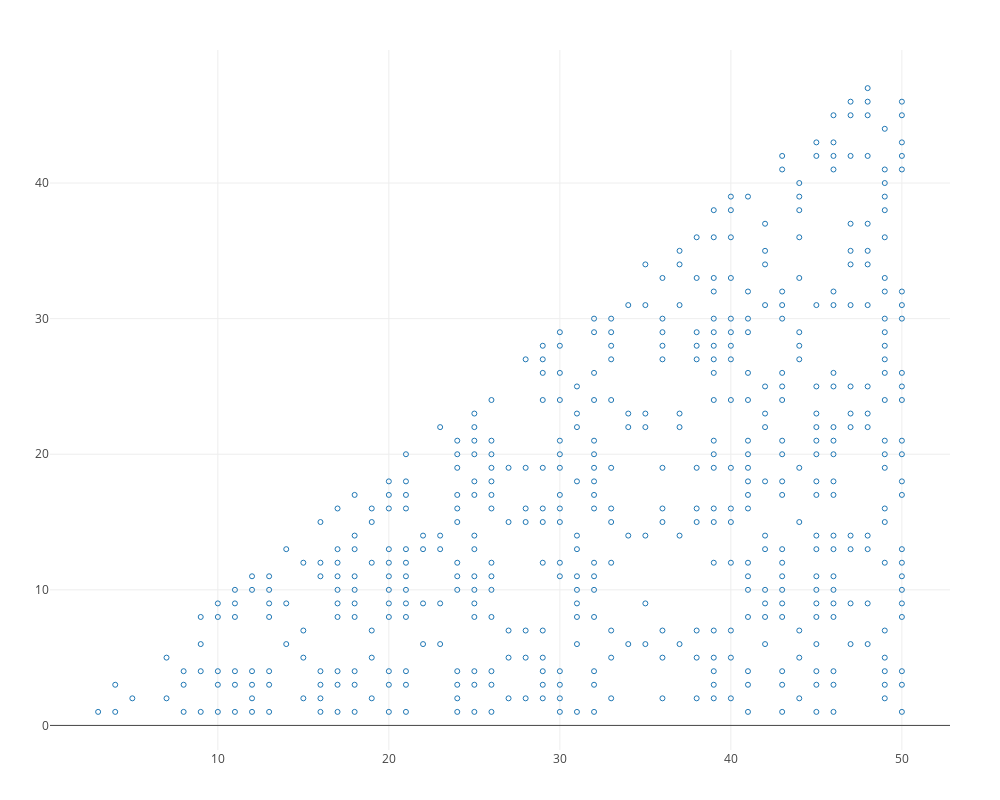

The notebook cell this image was saved under:
### Markdown cell above
## "point cloud" mode

### Code cell
ezplot_pjs(matrix_ordering[:,1:500])

### Figure 1 — Plotly figure (JSON) as saved in the notebook; plotly's stock layout.template omitted (floating-point values rounded to 4 significant figures; data arrays with more than 128 entries replaced by an {"elided": "..."} marker saying what was removed)
{"data": [{"autocolorscale": false, "marker": {"color": "rgb[250,250,250]", "line": {"color": "rgb[250,250,250]"}, "opacity": 1, "size": 5, "symbol": "circle-open"}, "mode": "markers", "type": "scatter", "x": {"elided": "500 int values"}, "y": {"elided": "500 int values"}}], "layout": {"height": 800, "hovermode": "closest", "margin": {"b": 50, "l": 50, "r": 50, "t": 50}, "scene": {"aspectmode": "manual", "aspectratio": {"x": 1, "y": 0.9787}}, "showlegend": false, "width": 1000}}
